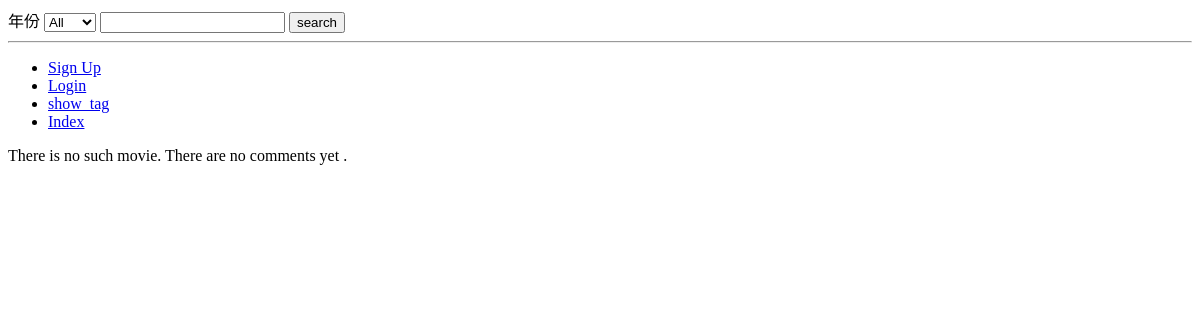
Page /Best_movies/detail/aa/ on the earlier database version.
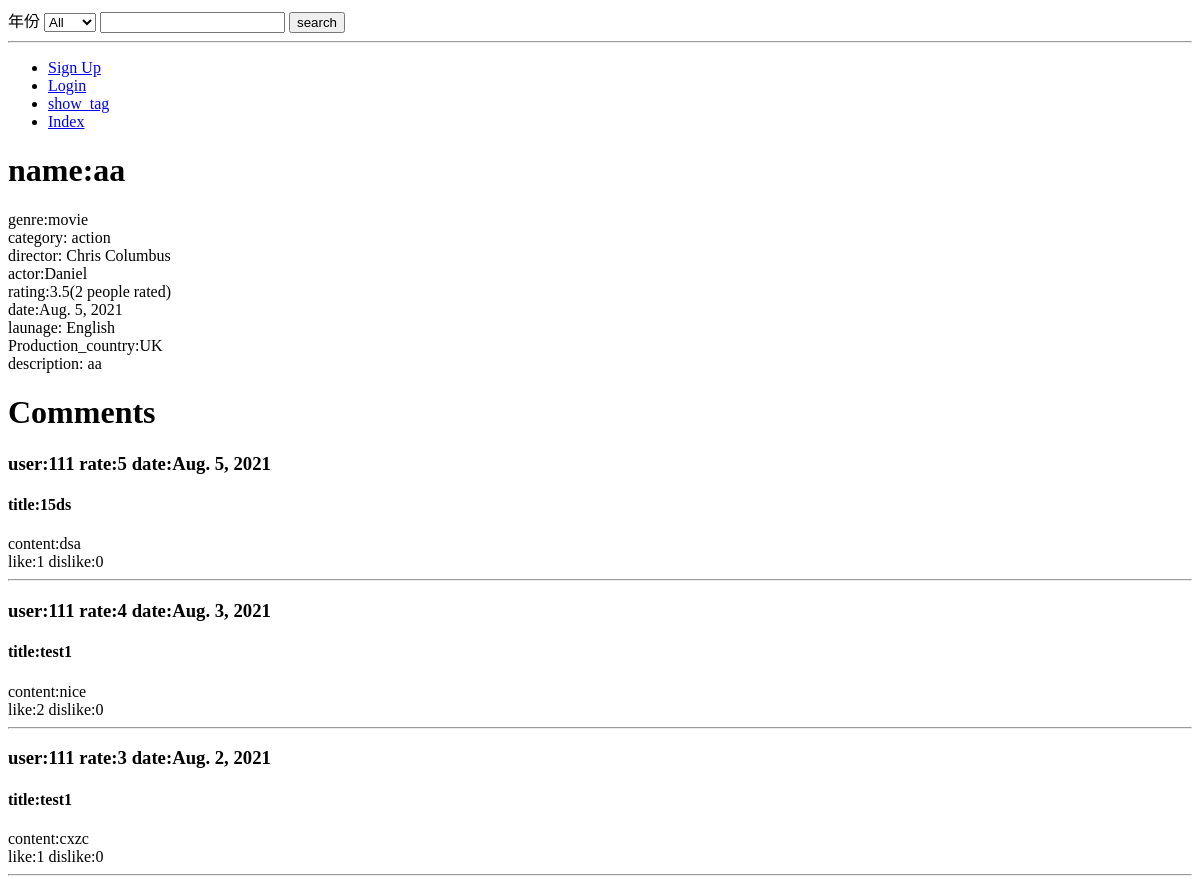
Same page on the later database version.
### Best_movies/models.py (models this page shows, shortened)
class Movie(models.Model):
        name = models.CharField(max_length=128, unique=True)
        category = models.CharField(max_length=128)
        average_rating = models.FloatField(default=0)
        slug = models.SlugField(unique=True)
        description = models.CharField(max_length=128)
        img = models.ImageField(upload_to='profile_images', default='profile_images/default.png')
        genre = models.CharField(max_length=128)
        actor = models.CharField(max_length=128)
        director = models.CharField(max_length=128)
        date = models.DateField()
        launage = models.CharField(max_length=128)
        Production_country = models.CharField(max_length=128)
        people=models.IntegerField(default=0)

class Review(models.Model):
        title = models.CharField(max_length=128)
        user = models.ForeignKey(User, on_delete=models.CASCADE)
        movie = models.ForeignKey(Movie, on_delete=models.CASCADE)
        content = models.CharField(max_length=128)
        date = models.DateField()
        dislike = models.PositiveIntegerField(default=0)
        like = models.PositiveIntegerField(default=0)
        rating = models.PositiveIntegerField(default=1)
        user_list=models.CharField(blank=True,max_length=1000)
        class Meta:
            ordering=('-date',)

### Best_movies/views.py (the view)
# urls.py: path('detail/<slug:name>/', views.detail, name='detail'),
def detail(request,name):
    context_dict = {}
    try:
        movie =Movie.objects.get(slug=name)
        review=Review.objects.filter(movie=movie)
        context_dict['movie'] = movie
        context_dict['reviews']=review
    except:
        context_dict['movie'] = None
        context_dict['reviews'] = None
    return render(request, 'Best_movies/movie.html', context=context_dict)

### templates/Best_movies/movie.html (shortened to what this page needs)
{% extends 'Best_movies/base.html' %}
{% load static %}
{% block body_block %}
    {% if movie %}
        <h1>name:{{ movie.name }}</h1>
        genre:{{ movie.genre }}<br>
         category:   {{ movie.category }}<br>
           director: {{ movie.director }}<br>
            actor:{{ movie.actor }}<br>
            rating:{{ movie.average_rating}}({{ movie.people }} people rated)<br>
        date:{{ movie.date}}<br>
       launage: {{ movie.launage }}<br>
        Production_country:{{ movie.Production_country }}<br>
          description:      {{ movie.description }}<br>
    {% else %}
        There is no such movie.
    {% endif %}
    {% if reviews %}
        <h1>Comments</h1>
        {% for review in reviews %}
            <h3>user:{{ review.user.username }} rate:{{ review.rating }}  date:{{ review.date }}<br></h3>
            <h4>title:{{ review.title }}<br></h4>
            content:{{ review.content }}<br>
            {% if user.username != '' %}
                {% if user.username in review.user_list  %}
                    like:{{ review.like }} dislike:{{ review.dislike }}(already rate)
                {% else %}
                    <a href="{% url 'Best_movies:like' name=movie.slug id=review.id username=user.username %}">like</a> {{ review.like }}<a href="{% url 'Best_movies:dislike' name=movie.slug id=review.id username=user.username %}">dislike</a>{{ review.dislike }}
                {% endif %}
                {% else %}
                like:{{ review.like }} dislike:{{ review.dislike }}
            {% endif %}
            <hr>
        {% endfor %}
     {% else %}
        There are no comments yet .
    {% endif %}
    </div>
{% endblock %}

Differences in the rows shown:
added Movie: name "aa", genre "movie", category "action", director "Chris Columbus", actor "Daniel", average_rating "3.5", people "2", date "Aug. 5, 2021", launage "English", Production_country "UK", description "aa"
added Review: user.username "111", rating "5", date "Aug. 5, 2021", title "15ds", content "dsa", like "1", dislike "0"
added Review: user.username "111", rating "4", date "Aug. 3, 2021", title "test1", content "nice", like "2", dislike "0"
added Review: user.username "111", rating "3", date "Aug. 2, 2021", title "test1", content "cxzc", like "1", dislike "0"
Other differences:
text no longer shown: "There is no such movie. There are no comments yet ."
text now shown: "name: genre: category: director: actor: rating: ( people rated) date: launage: Production_country: description: Comments"
